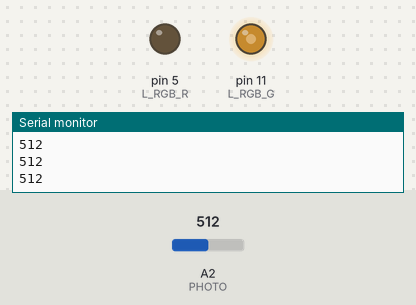
Bench run of a sketch on a simulated Arduino Uno, built with avr-gcc and run on an emulated ATmega328P. Parts: output pins drawn as LEDs (lit = HIGH), the last lines printed to the serial monitor. The test bench sets the inputs (shaded band); at power-on: A2 (PHOTO) = 512.

Above: at 1.2 s.
1.3 s: A2 (PHOTO) set to 716
At 2.1 s:
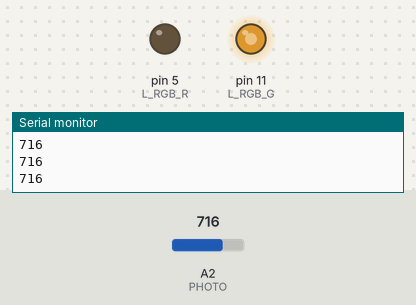
2.8 s: A2 (PHOTO) set to 900
At 3.2 s:
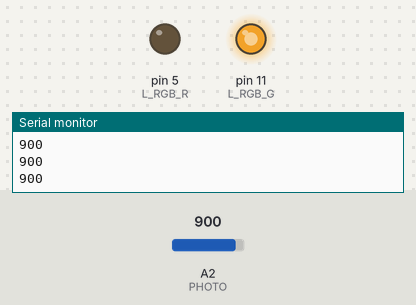
4.3 s: A2 (PHOTO) set to 122
At 5.5 s:
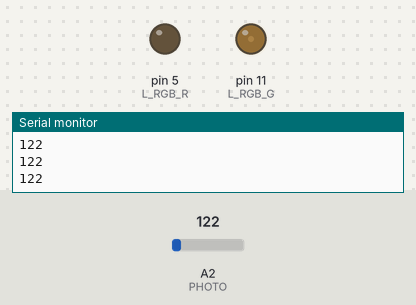
5.8 s: A2 (PHOTO) set to 0
At 6.7 s:
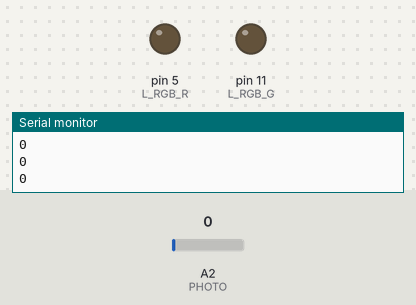
Timing chart, 0 to 8.3 s (numbered marks = the images above; inputs shaded):
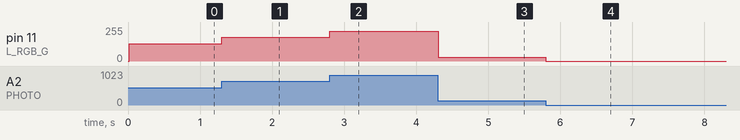

The sketch:

serva02-pwm.ino
```cpp
#include <Arduino.h>

#define L_RGB_R 5
#define L_RGB_G 11
#define L_RGB_B 6

#define L_R 12
#define L_Y 13
#define L_G 7
#define L_B 8

#define SW1 2
#define SW2 3
#define SW3 4

#define PIEZO_A 9
#define PIEZO_B 10

#define POT1 A0
#define POT2 A1

#define PHOTO A2

#define DHTPIN A3
#define DHTTYPE DHT11

#define S1 5
#define S2 6
#define S3 9
#define S4 10
#define S5 11

#include <Servo.h>

Servo myservo;

void setup() {
  Serial.begin(9600);
  pinMode(L_RGB_R, OUTPUT);
  pinMode(L_RGB_G, OUTPUT);

  Serial.println("Start ServoTest");
  //myservo.attach(S5);
  Serial.println("ServoTest - attach");
  //myservo.write(90);
  Serial.println("ServoTest - write");
  //delay(1000);
  Serial.println("ServoTest - continue");
}

void loop() {
  Serial.println(analogRead(PHOTO)); // 0 - 1023
  //myservo.write(analogRead(PHOTO)*0.175); // write(0 - 180)
  //analogWrite(L_RGB_R, analogRead(PHOTO)/4); // analogWrite 0 - 255
  analogWrite(L_RGB_G, analogRead(PHOTO)/4); // analogWrite 0 - 255  delay(100);
}
```

Measured:
- after the input at 1.3 s, pin 11 (L_RGB_G): 128/255 → 179/255 at once
- after the input at 2.8 s, pin 11 (L_RGB_G): 179/255 → 225/255 at once
- after the input at 4.3 s, pin 11 (L_RGB_G): 225/255 → 30/255 at once
- after the input at 5.8 s, pin 11 (L_RGB_G): 30/255 → 0/255 at once
